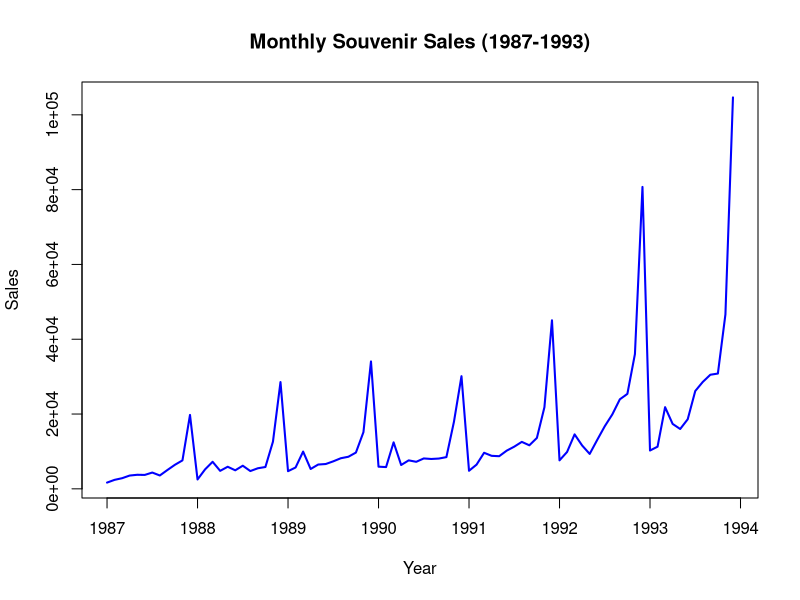
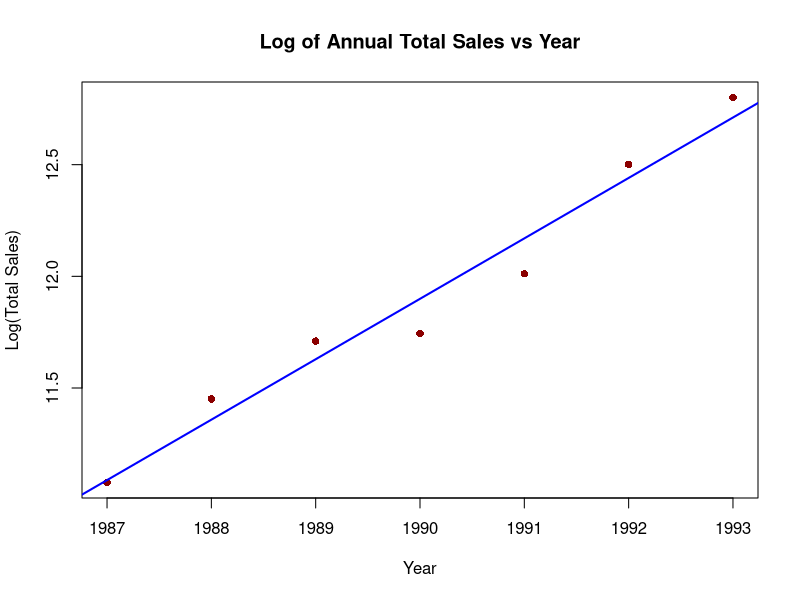
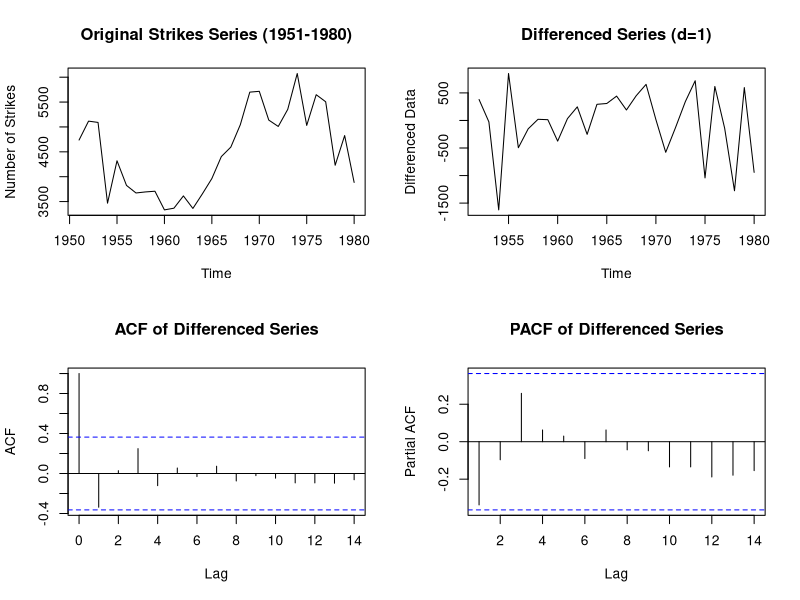
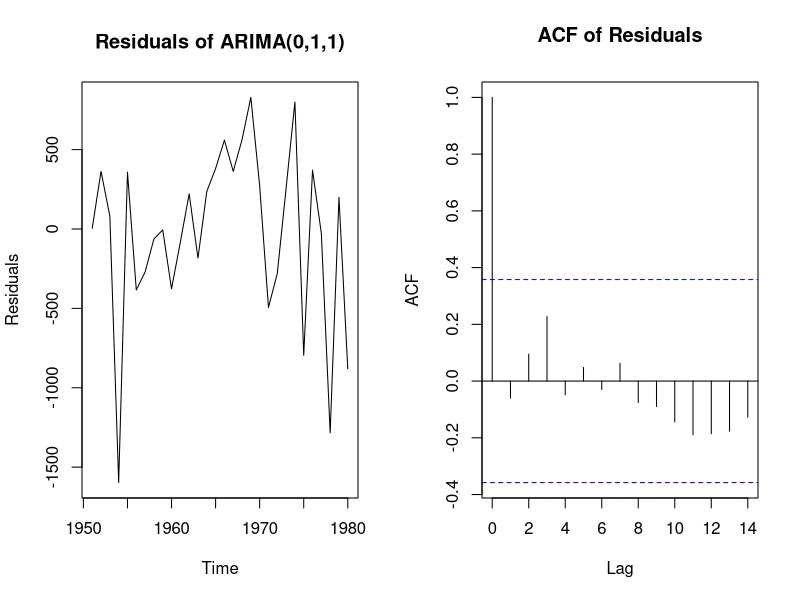
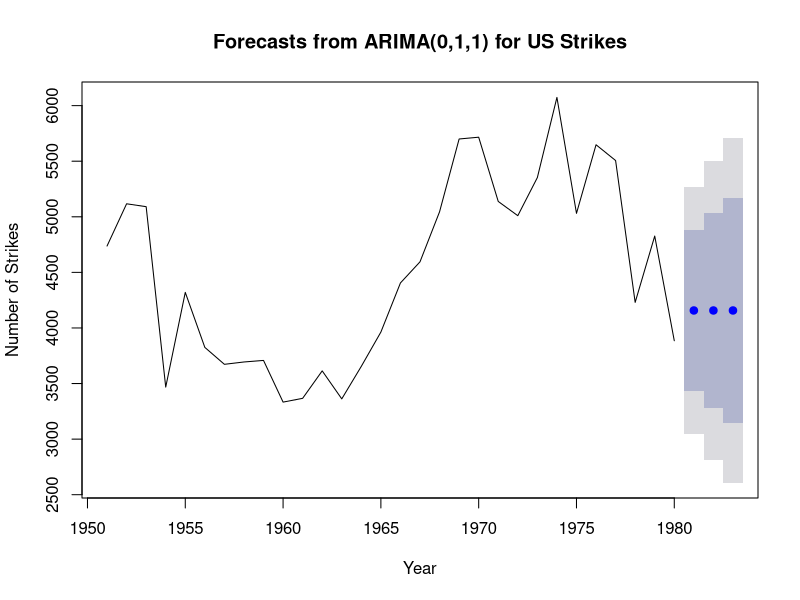

The R script that drew these images, in order:
## ---- chunk 1

# libraries
library(forecast)
## ---- chunk 2
# data 
knives_sales <- c(19, 15, 39, 102, 90, 29, 90, 46, 30, 66, 80, 89, 82, 17, 26, 29)
n <- length(knives_sales)
## ---- chunk 3
 
k_values <- c(3, 5, 7, 9, 11)
forecasts_May92 <- sapply(k_values, function(k) {
  mean(tail(knives_sales, k))
})
names(forecasts_May92) <- paste0("MA_", k_values)
forecasts_May92
## ---- chunk 4
# initializing matrix to store 
max_k <- n - 1
mse_values <- numeric(max_k)

# loop to calculate mse for eacj value of k
for (k in 1:max_k) {
  errors <- numeric(n - k)
  for (t in (k + 1):n) {
    
    fc =  mean(knives_sales[(t - k):(t - 1)])
    errors[t - k] <- knives_sales[t] - fc
  }
  mse_values[k] <- mean(errors^2)
}

optimal_k <- which.min(mse_values)
optimal_k
## ---- chunk 5
# Loading the data
souvenir_data <- c(
  1664.81, 2397.53, 2840.71, 3547.29, 3752.96, 3714.74, 4349.61, 3566.34, 5021.82, 6423.48, 7600.6, 19756.21,
  2499.81, 5198.24, 7225.14, 4806.03, 5900.88, 4951.34, 6179.12, 4752.15, 5496.43, 5835.1, 12600.08, 28541.72,
  4717.02, 5702.63, 9957.58, 5304.78, 6492.43, 6630.8, 7349.62, 8176.62, 8573.17, 9690.5, 15151.84, 34061.01,
  5921.1, 5814.58, 12421.25, 6369.77, 7609.12, 7224.75, 8121.22, 7979.25, 8093.06, 8476.7, 17914.66, 30114.41,
  4826.64, 6470.23, 9638.77, 8821.17, 8722.37, 10209.48, 11276.55, 12552.22, 11637.39, 13606.89, 21822.11, 45060.69,
  7615.03, 9849.69, 14558.4, 11587.33, 9332.56, 13082.09, 16732.78, 19888.61, 23933.38, 25391.35, 36024.8, 80721.71,
  10243.24, 11266.88, 21826.84, 17357.33, 15997.79, 18601.53, 26155.15, 28586.52, 30505.41, 30821.33, 46634.38, 104660.67
)
souvenir_ts <- ts(souvenir_data, start = c(1987, 1), frequency = 12)
## ---- chunk 6
plot(souvenir_ts, main="Monthly Souvenir Sales (1987-1993)", ylab="Sales", xlab="Year", col="blue", lwd=2)
## ---- chunk 7

years <- seq(1987, 1993)
yearly_totals <- tapply(souvenir_data, rep(years, each = 12), sum)


log_yearly_totals <- log(yearly_totals)


sales_lm <- lm(log_yearly_totals ~ years)


plot(years, log_yearly_totals, main="Log of Annual Total Sales vs Year", 
     xlab="Year", ylab="Log(Total Sales)", pch=16, col="darkred")
abline(sales_lm, col="blue", lwd=2)
## ---- chunk 8
future_years <- data.frame(years = c(1994, 1995, 1996))
log_fc <- predict(sales_lm, newdata = future_years, interval = "prediction", level = 0.95)
forecast_table <- data.frame(Year = future_years$years, log_fc)
forecast_table
## ---- chunk 9
raw_fc <- exp(log_fc)
forecast_table_raw <- data.frame(Year = future_years$years, raw_fc)
forecast_table_raw
## ---- chunk 10
# data
strikes_data <- c(4737, 5117, 5091, 3468, 4320, 3825, 3673, 3694, 3708, 3333, 
                  3367, 3614, 3362, 3655, 3963, 4405, 4595, 5045, 5700, 5716, 
                  5138, 5010, 5353, 6074, 5031, 5648, 5506, 4230, 4827, 3885)
strikes_ts <- ts(strikes_data, start = 1951)
## ---- chunk 11

diff_strikes <- diff(strikes_ts)

par(mfrow=c(2,2))
plot(strikes_ts, main="Original Strikes Series (1951-1980)", ylab="Number of Strikes")
plot(diff_strikes, main="Differenced Series (d=1)", ylab="Differenced Data")
acf(diff_strikes, main="ACF of Differenced Series")
pacf(diff_strikes, main="PACF of Differenced Series")
par(mfrow=c(1,1))
## ---- chunk 12

strikes_model <- arima(strikes_ts, order = c(0, 1, 1))
print(strikes_model)


par(mfrow=c(1,2))
plot(residuals(strikes_model), main="Residuals of ARIMA(0,1,1)", ylab="Residuals")
acf(residuals(strikes_model), main="ACF of Residuals")
par(mfrow=c(1,1))


Box.test(residuals(strikes_model), type = "Ljung-Box", lag = 10)
## ---- chunk 13

last_Y <- tail(strikes_ts, 1)
last_residual <- tail(residuals(strikes_model), 1)
theta_1 <- coef(strikes_model)["ma1"]



r_forecasts <- forecast(strikes_model, h = 3)
r_forecasts
## ---- chunk 14
plot(r_forecasts, main="Forecasts from ARIMA(0,1,1) for US Strikes", 
     xlab="Year", ylab="Number of Strikes", 
     fcol="blue", shaded=TRUE)
